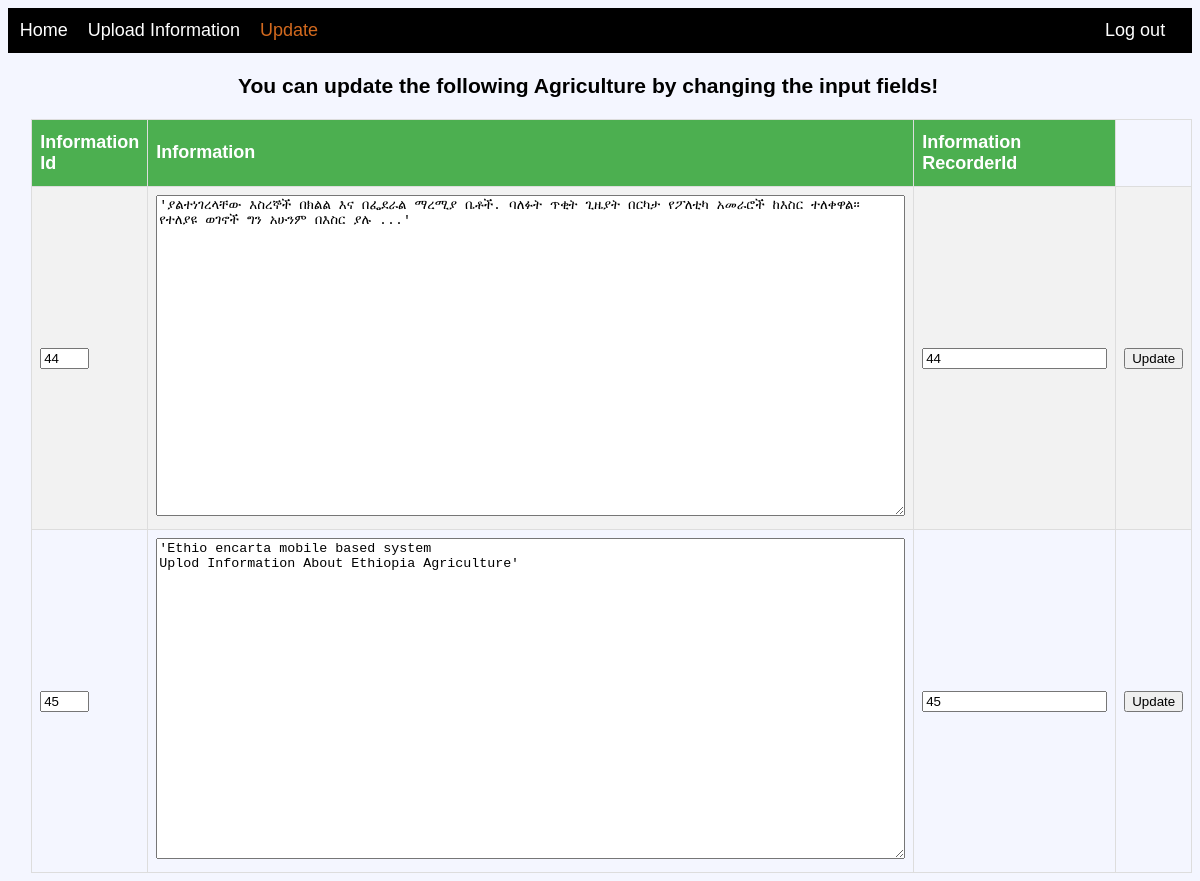
Page /updateagriculturepage.php (signed in) on the committed database.
### tables this page shows
CREATE TABLE IF NOT EXISTS `agriculture` (
  `info_id` varchar(30) NOT NULL,
  `agricultureinformation` text NOT NULL,
  `emp_id` int(11) NOT NULL,
  PRIMARY KEY (`info_id`),
  KEY `emp_id` (`emp_id`)
);

### updateagriculturepage.php (the view, shortened to what this page needs)
<!DOCTYPE html>
<html>
<head>
</head>
<body>
	<div id="nav">
		<a href="officer_page.php" > Home </a>
			<a href="uplodeinformation.php" >Upload Information</a>
		<a href="" class="active">Update</a>
		<a href="logout.php" style="float: right;">Log out</a>
	</div>
	<div id="content">
		<h3 style="text-align:center"> You can update the following Agriculture by changing the input fields! </h3>
		<?php
			$select_query = "select info_id, agricultureinformation,emp_id from agriculture";
			$select_result = mysql_query($select_query);
		echo '<table>
		<tr>
					<th>Information Id </th>
					<th>Information</th>
					<th>Information RecorderId </th>
				</tr>';
			while($row = mysql_fetch_row($select_result)) {
				echo "<tr><form action=updateagriculture.php method=post>";
						  echo "<td><input type=text value='".$row[0]."' name=info_id size=3> </td>";
            echo"<td> <textarea name='idher'   cols='91' rows='21'>";
			echo"'".$row[1]."'
			</textarea></td>";
				echo "<td><input type=text value='".$row[2]."' name=name> </td>";
				echo "<td><input type=submit value=Update> </td></form></tr>";
			}
			echo '</table>';
		?>
	</div>
</body>
</html>

### updateagriculturepage.php (style rules this page uses)
body { background: #f4f6ff; overflow: auto; font-family: Verdan, Tahoma, Arial, sans-serif; font-size: 18px; }
#nav { width: 98%; background-color: black; height: 2%; color: white; overflow:hidden; padding: 1%; }
#nav a { text-decoration:none; color: white; padding-right:15px; }
#nav a.active { color:chocolate; }
#content { width: 98%; height: auto; }
table { position: relative; width:74%; left:2%; }
table,th,td { border-collapse:collapse; border: 1px solid #ddd;; }
th,td { padding: 8px; }
th { padding-top: 12px; padding-bottom: 12px; text-align: left; background-color: #4CAF50; color: white; }
tr:nth-child(even) { background-color: #f2f2f2; }

### rows in the picture
agriculture: info_id "44", idher "'ያልተነገረላቸው እስረኞች በክልል እና በፌደራል ማረሚያ ቤቶች. ባለፉት ጥቂት ጊዜያት በርካታ የፖለቲካ አመራሮች ከእስር ተለቀዋል። የተለያዩ ወገኖች ግን አሁንም በእስር ያሉ ...'", name "44"
agriculture: info_id "45", idher "'Ethio encarta mobile based system Uplod Information About Ethiopia Agriculture'", name "45"
